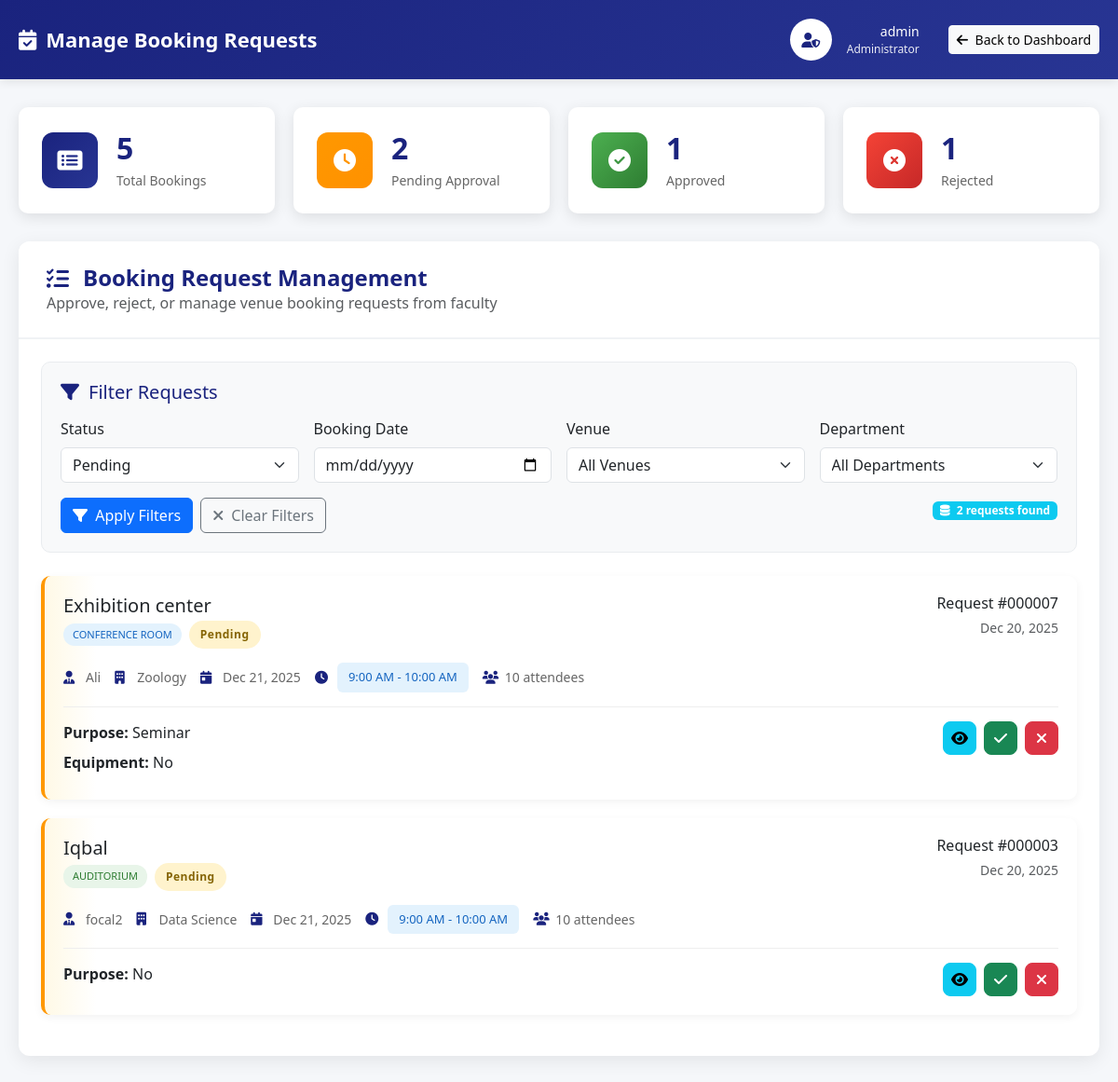
The page /Admin/manage_bookings.php (signed in) on the database its author committed.
### tables this page shows
CREATE TABLE `booking_requests` (
  `request_id` int(11) NOT NULL,
  `venue_id` int(11) NOT NULL,
  `faculty_id` int(11) NOT NULL,
  `department` varchar(100) DEFAULT NULL,
  `booking_date` date NOT NULL,
  `start_time` time NOT NULL,
  `end_time` time NOT NULL,
  `purpose` text NOT NULL,
  `attendees_count` int(11) NOT NULL,
  `equipment_needed` text DEFAULT NULL,
  `additional_notes` text DEFAULT NULL,
  `status` enum('pending','approved','rejected','cancelled') DEFAULT 'pending',
  `admin_response` text DEFAULT NULL,
  `requested_at` timestamp NOT NULL DEFAULT current_timestamp(),
  `responded_at` datetime DEFAULT NULL,
  `admin_id` int(11) DEFAULT NULL
);

CREATE TABLE `booking_venues` (
  `venue_id` int(11) NOT NULL,
  `name` varchar(100) NOT NULL,
  `type` enum('conference_room','auditorium','seminar_hall') NOT NULL,
  `capacity` int(11) NOT NULL,
  `location` varchar(255) DEFAULT NULL,
  `amenities` text DEFAULT NULL,
  `status` enum('active','inactive') DEFAULT 'active',
  `created_at` timestamp NOT NULL DEFAULT current_timestamp(),
  `admin_id` int(11) DEFAULT NULL
);

CREATE TABLE `faculty` (
  `faculty_id` int(11) NOT NULL,
  `admin_id` int(11) NOT NULL,
  `name` varchar(100) NOT NULL,
  `username` varchar(50) NOT NULL,
  `email` varchar(100) NOT NULL,
  `phone` varchar(20) NOT NULL,
  `password` varchar(255) NOT NULL,
  `department` varchar(100) NOT NULL,
  `designation` varchar(100) NOT NULL,
  `specialization` varchar(255) DEFAULT NULL,
  `office_location` varchar(100) DEFAULT NULL,
  `office_hours` varchar(100) DEFAULT NULL,
  `address` varchar(255) DEFAULT NULL,
  `hire_date` date NOT NULL,
  `created_at` timestamp NOT NULL DEFAULT current_timestamp(),
  `is_focal_person` tinyint(1) DEFAULT 0,
  `focal_responsibility` varchar(255) DEFAULT NULL
);

### Admin/manage_bookings.php (the view, shortened to what this page needs)
<?php
include('../db_connect.php');
$filter_status = isset($_GET['status']) ? $_GET['status'] : 'pending';
$filter_date = isset($_GET['date']) ? $_GET['date'] : '';
$query = "SELECT br.*, f.name as faculty_name, f.department, f.email, v.name as venue_name, v.type as venue_type, v.location as venue_location
          FROM booking_requests br
          JOIN faculty f ON br.faculty_id = f.faculty_id
          JOIN booking_venues v ON br.venue_id = v.venue_id
          WHERE 1=1";
if ($filter_status != 'all') {
    $query .= " AND br.status = '$filter_status'";
}
$query .= " ORDER BY br.requested_at DESC";
$bookings_result = mysqli_query($conn, $query);
$stats_query = "SELECT
                COUNT(*) as total,
                SUM(CASE WHEN status = 'pending' THEN 1 ELSE 0 END) as pending,
                SUM(CASE WHEN status = 'approved' THEN 1 ELSE 0 END) as approved,
                SUM(CASE WHEN status = 'rejected' THEN 1 ELSE 0 END) as rejected,
                SUM(CASE WHEN status = 'cancelled' THEN 1 ELSE 0 END) as cancelled
                FROM booking_requests";
$stats_result = mysqli_query($conn, $stats_query);
$stats = mysqli_fetch_assoc($stats_result);
?>
<!DOCTYPE html>
<html lang="en">
<head>
    <link href="https://cdn.jsdelivr.net/npm/bootstrap@5.3.0/dist/css/bootstrap.min.css" rel="stylesheet">
    <link rel="stylesheet" href="https://cdnjs.cloudflare.com/ajax/libs/font-awesome/6.4.0/css/all.min.css">
</head>
<body>
    <div class="admin-header">
        <div class="header-content">
            <a href="index.php" class="logo">
                <i class="fas fa-calendar-check"></i>
                <span>Manage Booking Requests</span>
            </a>
            <div class="user-info">
                <div class="d-flex align-items-center gap-3">
                    <div style="width: 45px; height: 45px; background: white; border-radius: 50%; display: flex; align-items: center; justify-content: center; color: var(--primary); font-weight: bold;">
                        <i class="fas fa-user-shield"></i>
                    </div>
                    <div style="text-align: right;">
                        <div style="font-weight: 500; font-size: 14px;"><?php echo htmlspecialchars($_SESSION['name'] ?? 'Admin'); ?></div>
                        <div style="font-size: 12px; opacity: 0.9;">Administrator</div>
                    </div>
                </div>
                <a href="index.php" class="btn btn-sm btn-light ms-3">
                    <i class="fas fa-arrow-left me-1"></i> Back to Dashboard
                </a>
            </div>
        </div>
    </div>
    <div class="main-container">
        <div class="stats-grid">
            <a href="?status=all" class="stat-card">
                <div class="stat-icon total">
                    <i class="fas fa-list-alt"></i>
                </div>
                <div class="stat-info">
                    <h3><?php echo $stats['total']; ?></h3>
                    <p>Total Bookings</p>
                </div>
            </a>
            <a href="?status=pending" class="stat-card">
                <div class="stat-icon pending">
                    <i class="fas fa-clock"></i>
                </div>
                <div class="stat-info">
                    <h3><?php echo $stats['pending']; ?></h3>
                    <p>Pending Approval</p>
                </div>
            </a>
            <a href="?status=approved" class="stat-card">
                <div class="stat-icon approved">
                    <i class="fas fa-check-circle"></i>
                </div>
                <div class="stat-info">
                    <h3><?php echo $stats['approved']; ?></h3>
                    <p>Approved</p>
                </div>
            </a>
            <a href="?status=rejected" class="stat-card">
                <div class="stat-icon rejected">
                    <i class="fas fa-times-circle"></i>
                </div>
                <div class="stat-info">
                    <h3><?php echo $stats['rejected']; ?></h3>
                    <p>Rejected</p>
                </div>
            </a>
        </div>
        <div class="dashboard-card">
            <div class="card-header-custom">
                <h1><i class="fas fa-tasks"></i> Booking Request Management</h1>
                <p class="mb-0 text-muted">Approve, reject, or manage venue booking requests from faculty</p>
            </div>
            <div class="card-body p-4">
                <div class="filter-section">
                    <h5><i class="fas fa-filter"></i> Filter Requests</h5>
                    <form method="GET" action="" class="row g-3">
                        <div class="col-md-3">
                            <label class="form-label">Status</label>
                            <select class="form-select" name="status">
                                <option value="pending" <?php echo ($filter_status == 'pending') ? 'selected' : ''; ?>>Pending</option>
                            </select>
                        </div>
                        <div class="col-md-3">
                            <label class="form-label">Booking Date</label>
                            <input type="date" class="form-control" name="date" value="<?php echo $filter_date; ?>">
                        </div>
                        <div class="col-md-3">
                            <label class="form-label">Venue</label>
                            <select class="form-select" name="venue">
                                <option value="">All Venues</option>
                            </select>
                        </div>
                        <div class="col-md-3">
                            <label class="form-label">Department</label>
                            <select class="form-select" name="department">
                                <option value="">All Departments</option>
                            </select>
                        </div>
                        <div class="col-12">
                            <div class="d-flex gap-2">
                                <button type="submit" class="btn btn-primary">
                                    <i class="fas fa-filter me-1"></i> Apply Filters
                                </button>
                                <a href="manage_bookings.php" class="btn btn-outline-secondary">
                                    <i class="fas fa-times me-1"></i> Clear Filters
                                </a>
                                <div class="ms-auto">
                                    <span class="badge bg-info">
                                        <i class="fas fa-database me-1"></i>
                                        <?php echo mysqli_num_rows($bookings_result); ?> requests found
                                    </span>
                                </div>
                            </div>
                        </div>
                    </form>
                </div>
                <div class="bookings-list">
                    <?php if (mysqli_num_rows($bookings_result) > 0): ?>
                        <?php while ($booking = mysqli_fetch_assoc($bookings_result)):
                            $status_class = strtolower($booking['status']);
                        ?>
                        <div class="booking-card <?php echo $status_class; ?>">
                            <div class="booking-header">
                                <div>
                                    <h5 class="mb-1"><?php echo htmlspecialchars($booking['venue_name']); ?></h5>
                                    <div class="d-flex align-items-center gap-2">
                                        <span class="venue-type-badge <?php echo $booking['venue_type']; ?>">
                                            <?php echo ucwords(str_replace('_', ' ', $booking['venue_type'])); ?>
                                        </span>
                                        <span class="status-badge status-<?php echo $status_class; ?>">
                                            <?php echo ucfirst($booking['status']); ?>
                                        </span>
                                    </div>
                                </div>
                                <div class="text-end">
                                    <h6 class="mb-1">Request #<?php echo str_pad($booking['request_id'], 6, '0', STR_PAD_LEFT); ?></h6>
                                    <small class="text-muted">
                                        <?php echo date('M d, Y', strtotime($booking['requested_at'])); ?>
                                    </small>
                                </div>
                            </div>
                            <div class="booking-meta">
                                <div class="meta-item">
                                    <i class="fas fa-user-tie"></i>
                                    <span><?php echo htmlspecialchars($booking['faculty_name']); ?></span>
                                </div>
                                <div class="meta-item">
                                    <i class="fas fa-building"></i>
                                    <span><?php echo htmlspecialchars($booking['department']); ?></span>
                                </div>
                                <div class="meta-item">
                                    <i class="fas fa-calendar-day"></i>
                                    <?php echo date('M d, Y', strtotime($booking['booking_date'])); ?>
                                </div>
                                <div class="meta-item">
                                    <i class="fas fa-clock"></i>
                                    <span class="time-slot">
                                        <?php echo date('g:i A', strtotime($booking['start_time'])); ?> -
                                        <?php echo date('g:i A', strtotime($booking['end_time'])); ?>
                                    </span>
                                </div>
                                <div class="meta-item">
                                    <i class="fas fa-users"></i>
                                    <?php echo $booking['attendees_count']; ?> attendees
                                </div>
                            </div>
                            <div class="row">
                                <div class="col-md-8">
                                    <p class="mb-2">
                                        <strong>Purpose:</strong>
                                        <?php echo htmlspecialchars(substr($booking['purpose'], 0, 150)); ?>
                                    </p>
                                    <?php if ($booking['equipment_needed']): ?>
                                        <p class="mb-2">
                                            <strong>Equipment:</strong>
                                            <?php echo htmlspecialchars($booking['equipment_needed']); ?>
                                        </p>
                                    <?php endif; ?>
                                </div>
                                <div class="col-md-4">
                                    <div class="action-buttons justify-content-end">
                                        <button type="button" class="btn btn-info btn-sm-icon"
                                                data-bs-toggle="modal"
                                                data-bs-target="#viewModal<?php echo $booking['request_id']; ?>"
                                                title="View Details">
                                            <i class="fas fa-eye"></i>
                                        </button>
                                        <?php if ($booking['status'] == 'pending'): ?>
                                            <button type="button" class="btn btn-success btn-sm-icon"
                                                    data-bs-toggle="modal"
                                                    data-bs-target="#approveModal<?php echo $booking['request_id']; ?>"
                                                    title="Approve">
                                                <i class="fas fa-check"></i>
                                            </button>
                                            <button type="button" class="btn btn-danger btn-sm-icon"
                                                    data-bs-toggle="modal"
                                                    data-bs-target="#rejectModal<?php echo $booking['request_id']; ?>"
                                                    title="Reject">
                                                <i class="fas fa-times"></i>
                                            </button>
                                        <?php endif; ?>
                                    </div>
                                </div>
                            </div>
                        </div>
                        <?php endwhile; ?>
                    <?php endif; ?>
                </div>
            </div>
        </div>
    </div>
</body>
</html>

### rows shown on the page
booking_requests: venue.name "Exhibition center", venue.type "CONFERENCE ROOM", status "Pending", request_id "000007", requested_at "Dec 20, 2025", faculty.name "Ali", faculty.department "Zoology", booking_date "Dec 21, 2025", start_time "9:00 AM", end_time "10:00 AM", attendees_count "10", purpose "Seminar", equipment_needed "No"
booking_requests: venue.name "Iqbal", venue.type "AUDITORIUM", status "Pending", request_id "000003", requested_at "Dec 20, 2025", faculty.name "focal2", faculty.department "Data Science", booking_date "Dec 21, 2025", start_time "9:00 AM", end_time "10:00 AM", attendees_count "10", purpose "No"

### other values the page prints
$_SESSION['name'] "admin"
$stats['total'] "5"
$stats['pending'] "2"
$stats['approved'] "1"
$stats['rejected'] "1"
mysqli_num_rows($bookings_result) "2"
